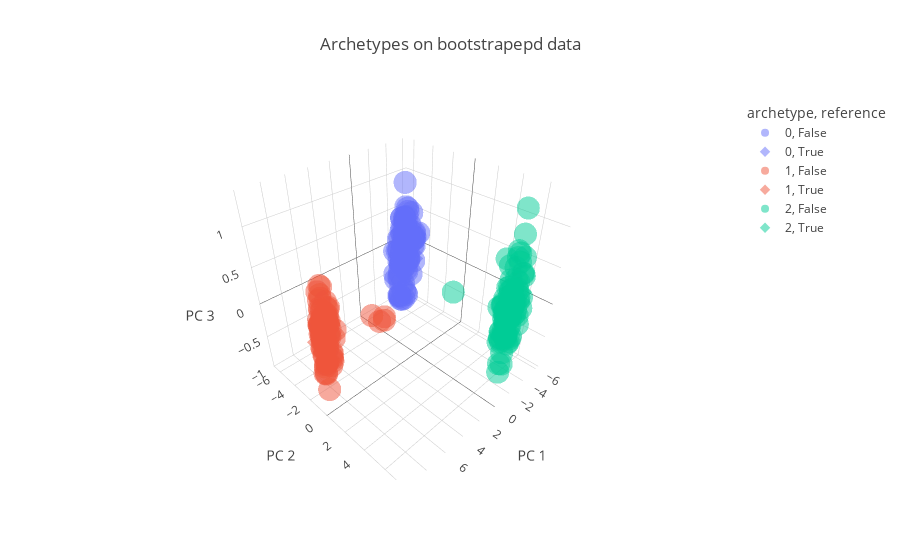

The cell this chart's notebook holds for it:
### Markdown cell above
## Advanced Topics

### Accessing the Stability of the Archetypes

To assess the stability of the archetypes, we apply bootstrapping. For efficiency, we generate five resampled datasets and perform Archetypal Analysis (AA) on each. By default, this function utilizes all available CPU cores, as indicated by the `n_jobs` argument, which is set to `-1`.

The results are stored in `adata.uns["AA_bootstrap"]` and can be visualized (at least for the first 3 principal components) using plotly.

### Code cell
bootstrap_aa(adata=adata, n_bootstrap=100, n_archetypes=3)

plot_bootstrap = plot_bootstrap_aa(adata)
plot_bootstrap.show()
